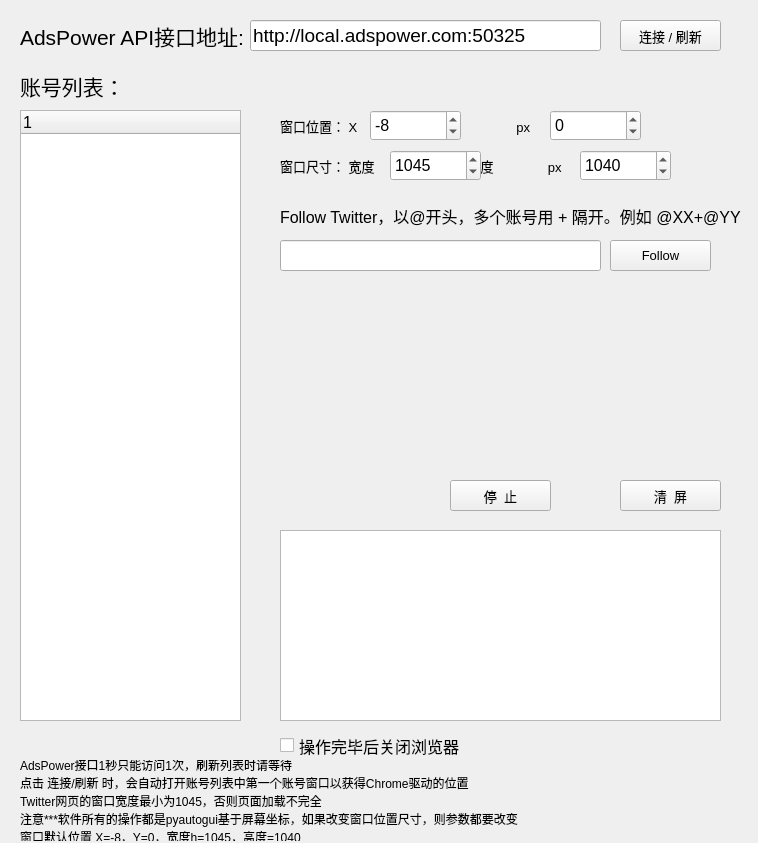
<?xml version="1.0" encoding="UTF-8"?>
<ui version="4.0">
 <class>Form</class>
 <widget class="QWidget" name="Form">
  <property name="geometry">
   <rect>
    <x>0</x>
    <y>0</y>
    <width>758</width>
    <height>843</height>
   </rect>
  </property>
  <property name="windowTitle">
   <string>luTwitter</string>
  </property>
  <widget class="QLabel" name="label_2">
   <property name="geometry">
    <rect>
     <x>20</x>
     <y>20</y>
     <width>231</width>
     <height>31</height>
    </rect>
   </property>
   <property name="font">
    <font>
     <pointsize>16</pointsize>
    </font>
   </property>
   <property name="text">
    <string>AdsPower API接口地址:</string>
   </property>
  </widget>
  <widget class="QLineEdit" name="leURL">
   <property name="geometry">
    <rect>
     <x>250</x>
     <y>20</y>
     <width>351</width>
     <height>31</height>
    </rect>
   </property>
   <property name="font">
    <font>
     <pointsize>14</pointsize>
    </font>
   </property>
   <property name="text">
    <string>http://local.adspower.com:50325</string>
   </property>
  </widget>
  <widget class="QPushButton" name="btnConnect">
   <property name="geometry">
    <rect>
     <x>620</x>
     <y>20</y>
     <width>101</width>
     <height>31</height>
    </rect>
   </property>
   <property name="font">
    <font>
     <pointsize>10</pointsize>
    </font>
   </property>
   <property name="text">
    <string>连接 / 刷新</string>
   </property>
  </widget>
  <widget class="QLabel" name="label">
   <property name="geometry">
    <rect>
     <x>20</x>
     <y>70</y>
     <width>131</width>
     <height>31</height>
    </rect>
   </property>
   <property name="font">
    <font>
     <pointsize>16</pointsize>
    </font>
   </property>
   <property name="text">
    <string>账号列表：</string>
   </property>
  </widget>
  <widget class="QTreeWidget" name="twBrowser">
   <property name="geometry">
    <rect>
     <x>20</x>
     <y>110</y>
     <width>221</width>
     <height>611</height>
    </rect>
   </property>
   <property name="font">
    <font>
     <pointsize>12</pointsize>
    </font>
   </property>
   <column>
    <property name="text">
     <string notr="true">1</string>
    </property>
   </column>
  </widget>
  <widget class="QLabel" name="label_3">
   <property name="geometry">
    <rect>
     <x>20</x>
     <y>760</y>
     <width>701</width>
     <height>81</height>
    </rect>
   </property>
   <property name="text">
    <string>AdsPower接口1秒只能访问1次，刷新列表时请等待
点击 连接/刷新 时，会自动打开账号列表中第一个账号窗口以获得Chrome驱动的位置
Twitter网页的窗口宽度最小为1045，否则页面加载不完全
注意***软件所有的操作都是pyautogui基于屏幕坐标，如果改变窗口位置尺寸，则参数都要改变
窗口默认位置 X=-8，Y=0，宽度h=1045，高度=1040</string>
   </property>
   <property name="textFormat">
    <enum>Qt::PlainText</enum>
   </property>
  </widget>
  <widget class="QPushButton" name="btnStart">
   <property name="geometry">
    <rect>
     <x>610</x>
     <y>240</y>
     <width>101</width>
     <height>31</height>
    </rect>
   </property>
   <property name="font">
    <font>
     <pointsize>10</pointsize>
    </font>
   </property>
   <property name="text">
    <string>Follow</string>
   </property>
  </widget>
  <widget class="QPushButton" name="btnStop">
   <property name="geometry">
    <rect>
     <x>450</x>
     <y>480</y>
     <width>101</width>
     <height>31</height>
    </rect>
   </property>
   <property name="font">
    <font>
     <pointsize>10</pointsize>
    </font>
   </property>
   <property name="text">
    <string>停  止</string>
   </property>
  </widget>
  <widget class="QPushButton" name="btnClear">
   <property name="geometry">
    <rect>
     <x>620</x>
     <y>480</y>
     <width>101</width>
     <height>31</height>
    </rect>
   </property>
   <property name="font">
    <font>
     <pointsize>10</pointsize>
    </font>
   </property>
   <property name="text">
    <string>清  屏</string>
   </property>
  </widget>
  <widget class="QTextEdit" name="teDisplay">
   <property name="geometry">
    <rect>
     <x>280</x>
     <y>530</y>
     <width>441</width>
     <height>191</height>
    </rect>
   </property>
   <property name="font">
    <font>
     <pointsize>12</pointsize>
    </font>
   </property>
  </widget>
  <widget class="QLabel" name="label_4">
   <property name="geometry">
    <rect>
     <x>280</x>
     <y>110</y>
     <width>391</width>
     <height>31</height>
    </rect>
   </property>
   <property name="font">
    <font>
     <pointsize>10</pointsize>
    </font>
   </property>
   <property name="text">
    <string>窗口位置： X                px      Y                px</string>
   </property>
  </widget>
  <widget class="QSpinBox" name="sbX">
   <property name="geometry">
    <rect>
     <x>370</x>
     <y>110</y>
     <width>91</width>
     <height>31</height>
    </rect>
   </property>
   <property name="font">
    <font>
     <pointsize>12</pointsize>
    </font>
   </property>
   <property name="minimum">
    <number>-4096</number>
   </property>
   <property name="maximum">
    <number>4096</number>
   </property>
   <property name="singleStep">
    <number>10</number>
   </property>
   <property name="value">
    <number>-8</number>
   </property>
  </widget>
  <widget class="QSpinBox" name="sbY">
   <property name="geometry">
    <rect>
     <x>550</x>
     <y>110</y>
     <width>91</width>
     <height>31</height>
    </rect>
   </property>
   <property name="font">
    <font>
     <pointsize>12</pointsize>
    </font>
   </property>
   <property name="minimum">
    <number>-2160</number>
   </property>
   <property name="maximum">
    <number>2160</number>
   </property>
   <property name="singleStep">
    <number>10</number>
   </property>
   <property name="value">
    <number>0</number>
   </property>
  </widget>
  <widget class="QSpinBox" name="sbHeight">
   <property name="geometry">
    <rect>
     <x>580</x>
     <y>150</y>
     <width>91</width>
     <height>31</height>
    </rect>
   </property>
   <property name="font">
    <font>
     <pointsize>12</pointsize>
    </font>
   </property>
   <property name="maximum">
    <number>2160</number>
   </property>
   <property name="singleStep">
    <number>10</number>
   </property>
   <property name="value">
    <number>1040</number>
   </property>
  </widget>
  <widget class="QLabel" name="label_5">
   <property name="geometry">
    <rect>
     <x>280</x>
     <y>150</y>
     <width>451</width>
     <height>31</height>
    </rect>
   </property>
   <property name="font">
    <font>
     <pointsize>10</pointsize>
    </font>
   </property>
   <property name="text">
    <string>窗口尺寸： 宽度                px      高度               px</string>
   </property>
  </widget>
  <widget class="QSpinBox" name="sbWidth">
   <property name="geometry">
    <rect>
     <x>390</x>
     <y>150</y>
     <width>91</width>
     <height>31</height>
    </rect>
   </property>
   <property name="font">
    <font>
     <pointsize>12</pointsize>
    </font>
   </property>
   <property name="maximum">
    <number>4096</number>
   </property>
   <property name="singleStep">
    <number>10</number>
   </property>
   <property name="value">
    <number>1045</number>
   </property>
  </widget>
  <widget class="QLabel" name="label_6">
   <property name="geometry">
    <rect>
     <x>280</x>
     <y>200</y>
     <width>461</width>
     <height>31</height>
    </rect>
   </property>
   <property name="font">
    <font>
     <pointsize>12</pointsize>
    </font>
   </property>
   <property name="text">
    <string>Follow Twitter，以@开头，多个账号用 + 隔开。例如 @XX+@YY</string>
   </property>
  </widget>
  <widget class="QLineEdit" name="leTwitterName">
   <property name="geometry">
    <rect>
     <x>280</x>
     <y>240</y>
     <width>321</width>
     <height>31</height>
    </rect>
   </property>
   <property name="font">
    <font>
     <pointsize>12</pointsize>
    </font>
   </property>
  </widget>
  <widget class="QCheckBox" name="cbCloseBrowser">
   <property name="geometry">
    <rect>
     <x>280</x>
     <y>730</y>
     <width>441</width>
     <height>31</height>
    </rect>
   </property>
   <property name="font">
    <font>
     <pointsize>12</pointsize>
    </font>
   </property>
   <property name="text">
    <string>操作完毕后关闭浏览器</string>
   </property>
  </widget>
  <zorder>label_2</zorder>
  <zorder>leURL</zorder>
  <zorder>btnConnect</zorder>
  <zorder>label</zorder>
  <zorder>twBrowser</zorder>
  <zorder>label_3</zorder>
  <zorder>btnStart</zorder>
  <zorder>btnStop</zorder>
  <zorder>btnClear</zorder>
  <zorder>teDisplay</zorder>
  <zorder>label_4</zorder>
  <zorder>sbX</zorder>
  <zorder>sbY</zorder>
  <zorder>label_5</zorder>
  <zorder>sbWidth</zorder>
  <zorder>sbHeight</zorder>
  <zorder>label_6</zorder>
  <zorder>leTwitterName</zorder>
  <zorder>cbCloseBrowser</zorder>
 </widget>
 <resources/>
 <connections/>
</ui>
